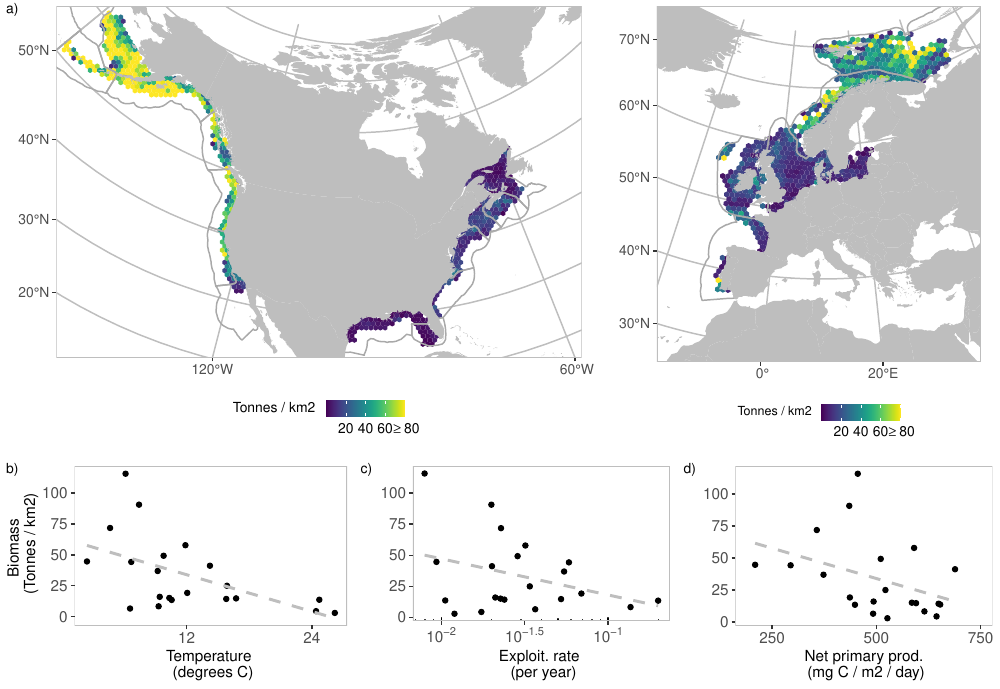

Here is the R script that generated this plot:

rm(list=ls())

### load libraries
library(sp)
library(maptools)
library(sf)
library(gridExtra)
library(viridis)
library(ggplot2)
library(latex2exp)
library(rgdal)

##################
load("processed data/surveyed_grid.RData") # get grid information
load("processed data/Biomass_grid.RData") # get biomass per grid cell and year

cpue_final <- subset(cpue_good,cpue_good$year >= 1990 & cpue_good$year <= 2015)
cpue_final <-  aggregate(list(cpue_final$biomass,cpue_final$tlw,
                              cpue_final$Catch_sqkm,cpue_final$Catch_pel_sqkm),
                         by=list(cpue_final$uni_cell),FUN = mean,na.rm=T)
colnames(cpue_final) <- c("uni_cell","biomass","tlw","Catch_sqkm","Catch_pel_sqkm")

grid_master <- cbind(grid_master,cpue_final[match(grid_master@data$uni_cell,cpue_final$uni_cell),c(2:5)])
ncoords <- subset(grid_master,!(is.na(grid_master@data$biomass)))

ctrys <- rnaturalearth::ne_countries(scale = 50, returnclass = "sf")
minlong <- -180 #round(min(filedata$long)-1)
maxlong <- 51
minlat  <- 23
maxlat  <- 83
coordslim <- c(minlong,maxlong,minlat,maxlat)
coordxmap <- round(seq(minlong,maxlong,length.out = 4))
coordymap <- round(seq(minlat,maxlat,length.out = 4))

idx <- which(colnames(ncoords@data) %in% c("biomass"))
ncoords@data[,idx] <- ncoords@data[,idx]/1000 # kg per km2 to tonnes per km2
ncoords$dembio <- ncoords$biomass

roundUp <- function(x) 10^ceiling(log10(x)) # round to nearest 10
ncoords$dembio[ncoords$dembio > pretty(quantile(ncoords$dembio, 0.95))[1]] <- pretty(quantile(ncoords$dembio, 0.95))[1]
ncoords$dembio[ncoords$dembio>80] <- 80

nco <- sf::st_as_sf(ncoords)

# load ecoregions
shape <- readOGR(dsn = "data/MEOW shapefiles" ,layer="meow_ecos")
shape <- subset(shape,shape$ECOREGION %in% unique(nco$ECO_REG))
shape <- sf::st_as_sf(shape)

# plot map
figmap1 <- ggplot(nco) + 
  geom_sf( aes(fill=dembio), colour = NA ) + 
  scale_fill_viridis(name="Tonnes / km2 \n \n", limits = c(0,80),
                     labels = c("20","40","60",TeX("$\\geq$80")),breaks=c(20,40,60,80))  + 
  geom_sf(data=shape,col="darkgrey",fill=NA) +
  geom_sf(data = ctrys, fill="grey",colour=NA) +
  coord_sf(crs = 5070,xlim = c(-4927853,3633046),ylim=c(307076,6029855))

figmap1 <- figmap1 +  theme(plot.background=element_blank(),
                            panel.grid.major = element_line(colour = "grey"),
                            panel.background=element_blank(),
                            axis.text.y   = element_text(size=10),
                            axis.text.x   = element_text(size=10),
                            axis.title.y  = element_blank(),
                            plot.title = element_text(size = 11),
                            axis.title.x  = element_blank(),
                            panel.border  = element_rect(colour = "grey", size=.5,fill=NA),
                            legend.text   = element_text(size=10),
                            legend.title  = element_text(size=10),
                            legend.key.size = unit(.4, 'cm'),
                            legend.position = "bottom")

figmap2 <- ggplot(nco) + 
  geom_sf( aes(fill=dembio), colour = NA ) + 
  scale_fill_viridis(name="Tonnes / km2 \n \n", limits = c(0,80),
                     labels = c("20","40","60",TeX("$\\geq$80")),breaks=c(20,40,60,80))  +
  geom_sf(data=shape,col="darkgrey",fill=NA) +
  geom_sf(data = ctrys, fill="grey",colour=NA) +
  coord_sf(crs =  "+proj=aea +lat_0=23 +lon_0=10 +lat_1=29.5 +lat_2=45.5 +x_0=0 
           +y_0=0 +datum=NAD83 +units=m +no_defs", 
           xlim = c(-2427853,2333046),ylim=c(807076,6029855))

figmap2 <-  figmap2 +  theme(plot.background=element_blank(),
                             panel.grid.major = element_line(colour = "grey"),
                             panel.background=element_blank(),
                             axis.text.y   = element_text(size=10),
                             axis.text.x   = element_text(size=10),
                             axis.title.y  = element_blank(),
                             plot.title = element_text(size = 11),
                             axis.title.x  = element_blank(),
                             panel.border  = element_rect(colour = "grey", size=.5,fill=NA),
                             legend.text   = element_text(size=10),
                             legend.title  = element_text(size=9),
                             legend.key.size = unit(.4, 'cm'),
                             legend.position = "bottom")

upper  <- cowplot::plot_grid(figmap1,figmap2,nrow = 1, rel_widths=c(0.60,0.40),labels = c('a)',''), label_size = 10,label_fontface="plain")


### load libraries
library(rgdal)
library(raster)
library(sp)
library(rgeos)
library(maptools)
library(dplyr)
library(sf)
library(tidyverse)
library(lavaan)

##################
load("processed data/surveyed_grid.RData") # get grid information
load("processed data/Depth_grid.RData") # get depth per grid cell and year
load("processed data/Biomass_grid.RData") # get biomass per grid cell and year
load("processed data/sstdat_1967_2018_COBE.RData") # get SST COBE

source("scripts - data analyses/source_get_bio_function.R") # source script to obtain biomass per ecoregion/subdiv

dat <- get_bio(cpue_good,t_start = 1990,t_end = 2015,spatialunit = "ECO_REG")  # spatialunit = "ECO_REG" or "subdivision"
dat$ER <- dat$Catch_sqkm / dat$biomass
dat$biomass <-dat$biomass / 1000

sc1 <- qplot(SST_time, biomass, data=dat) + 
  geom_smooth(method="lm",color="grey", formula=y~x,se=F,linetype = "dashed")+
           xlab("Temperature \n (degrees C)") + ylab("Biomass \n (Tonnes / km2)")+
           scale_y_continuous(breaks=seq(0, 100, by = 25)) + 
           scale_x_continuous(breaks=seq(0, 24, by = 12)) +
           theme(plot.background=element_blank(),
           panel.background=element_blank(),
           axis.text.y   = element_text(size=11),
           axis.text.x   = element_text(size=11),
           axis.title.y  = element_text(size=11),
           axis.title.x  = element_text(size=11),
           panel.border  = element_rect(colour = "grey", size=.5,fill=NA),
           legend.text   = element_text(size=11),
           legend.title  = element_text(size=11)) 

sc2 <- qplot(log10(ER), biomass, data=dat) + ylab("") +
      scale_y_continuous(breaks=seq(0, 100, by = 25)) + 
      scale_x_continuous(name = "Exploit. rate \n (per year)", 
                         labels = scales::math_format(10^.x)) +
      annotation_logticks(sides='b',short = unit(0.025, "cm"),
                          mid = unit(0.05, "cm"),long = unit(0.075, "cm")) +
  theme(plot.background=element_blank(),
        panel.background=element_blank(),
        axis.text.y   = element_text(size=11),
        axis.text.x   = element_text(size=11),
        axis.title.y  = element_text(size=11),
        axis.title.x  = element_text(size=11),
        panel.border  = element_rect(colour = "grey", size=.5,fill=NA),
        legend.text   = element_text(size=11),
        legend.title  = element_text(size=11)) + 
  geom_smooth(color="grey", method="lm", formula=y~x,se=F,linetype = "dashed")
  
sc3 <- qplot(NPP, biomass, data=dat) + ylab("") +
        xlab("Net primary prod.\n (mg C / m2 / day)") + ylab("")+
        scale_y_continuous(breaks=seq(0, 100, by = 25)) + 
        scale_x_continuous(breaks=seq(250, 750, by = 250),limits = c(190,750)) +
        theme(plot.background=element_blank(),
        panel.background=element_blank(),
        axis.text.y   = element_text(size=11),
        axis.text.x   = element_text(size=11),
        axis.title.y  = element_text(size=11),
        axis.title.x  = element_text(size=11),
        panel.border  = element_rect(colour = "grey", size=.5,fill=NA),
        legend.text   = element_text(size=11),
        legend.title  = element_text(size=11))  +
        geom_smooth(method="lm",color="grey", formula=y~x,se=F,linetype = "dashed")

lower <- cowplot::plot_grid(sc1,sc2,sc3,nrow = 1, rel_widths=c(1.1,1,1),
                   labels = c('b)','c)','d)'), 
                   label_size = 10,label_fontface="plain")

pdf("figures/Map_biomass.pdf",width=10,height=6.9) 
cowplot::plot_grid(upper,lower,ncol=1,rel_heights = c(0.66,0.33),labels=c("","")) 
dev.off()

# estimate correlations at ecoregion scale
  dat$ER_log  <- log10(dat$ER)
  cor.test(dat$bio,dat$ER_log, method="pearson")
  cor(dat$bio,dat$SST_time)
  cor(dat$bio,dat$NPP)
  cor(dat$bio,dat$lz_prod+dat$mz_prod)
  cor(dat$bio,dat$ben_prod)
  cor(dat$bio,dat$depth)
  cor(dat$bio,dat$tlw)

